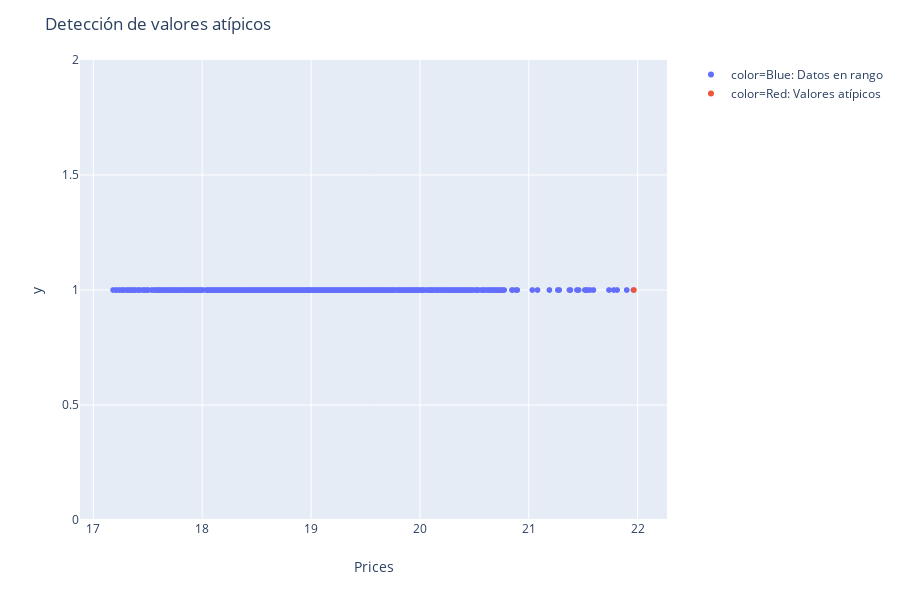

Notebook code for this chart:
### Code cell
vs.get_atipicos(datos_divisa)

### Figure 1 — Plotly figure (JSON) as saved in the notebook; plotly's stock layout.template omitted (floating-point values rounded to 4 significant figures; data arrays with more than 128 entries replaced by an {"elided": "..."} marker saying what was removed)
{"data": [{"hoverlabel": {"namelength": 0}, "hovertemplate": "color=Blue: Datos en rango<br>x=%{x}<br>y=%{y}", "legendgroup": "color=Blue: Datos en rango", "marker": {"color": "#636efa", "symbol": "circle"}, "mode": "markers", "name": "color=Blue: Datos en rango", "showlegend": true, "type": "scattergl", "x": {"elided": "1244 float values"}, "xaxis": "x", "y": {"elided": "1244 int values"}, "yaxis": "y"}, {"hoverlabel": {"namelength": 0}, "hovertemplate": "color=Red: Valores atípicos<br>x=%{x}<br>y=%{y}", "legendgroup": "color=Red: Valores atípicos", "marker": {"color": "#EF553B", "symbol": "circle"}, "mode": "markers", "name": "color=Red: Valores atípicos", "showlegend": true, "type": "scattergl", "x": [21.97], "xaxis": "x", "y": [1], "yaxis": "y"}], "layout": {"height": 600, "legend": {"tracegroupgap": 0}, "margin": {"t": 60}, "shapes": [{"type": "line", "x0": 17, "x1": 22, "xref": "x", "y0": {"elided": "1245 float values"}, "y1": {"elided": "1245 float values"}, "yref": "paper"}], "title": {"text": "Detección de valores atípicos"}, "xaxis": {"anchor": "y", "domain": [0, 0.98], "title": {"text": "Prices"}}, "yaxis": {"anchor": "x", "domain": [0, 1], "title": {"text": "y"}}}}
